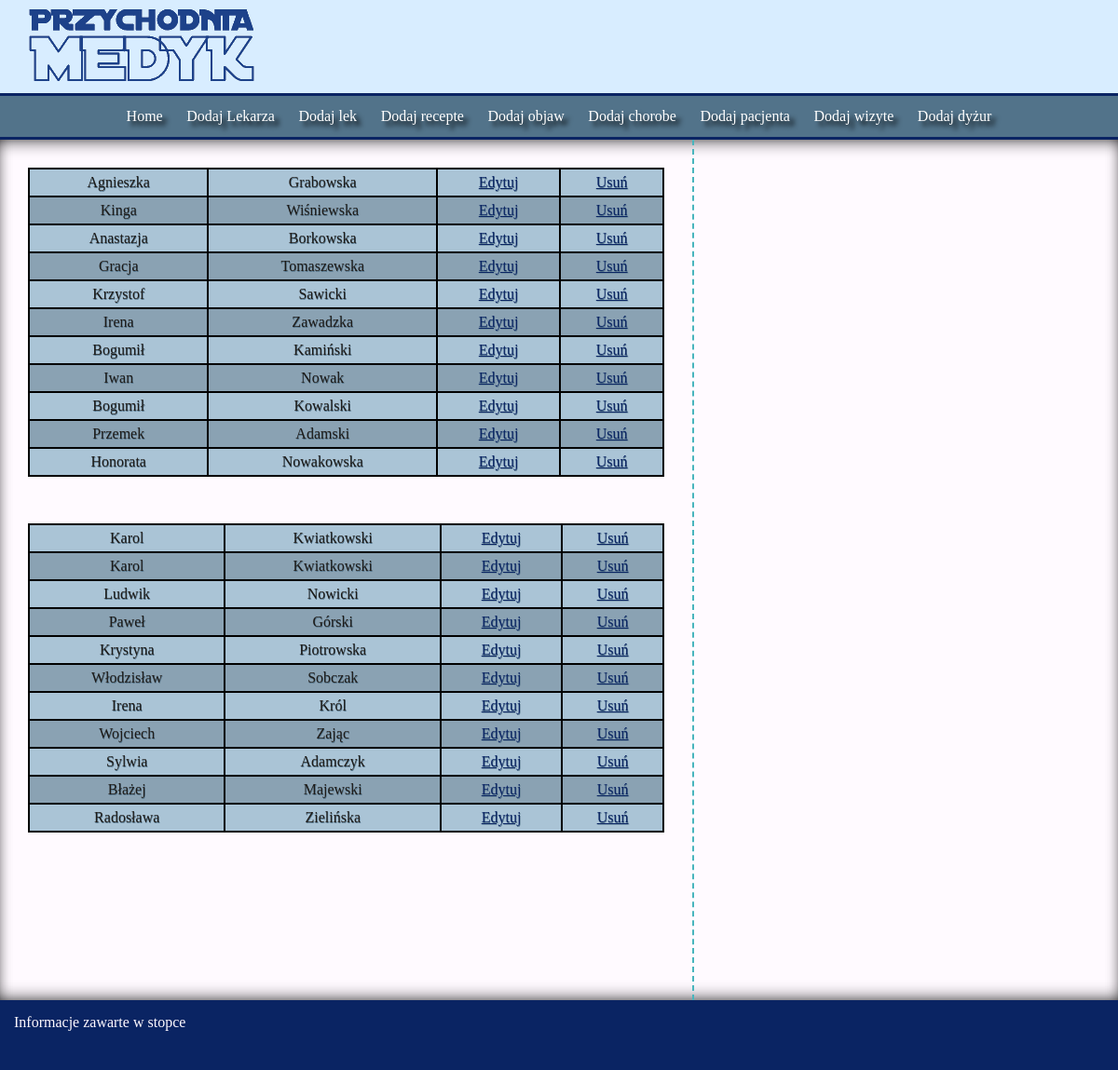
/, run on an earlier commit of the app's database.
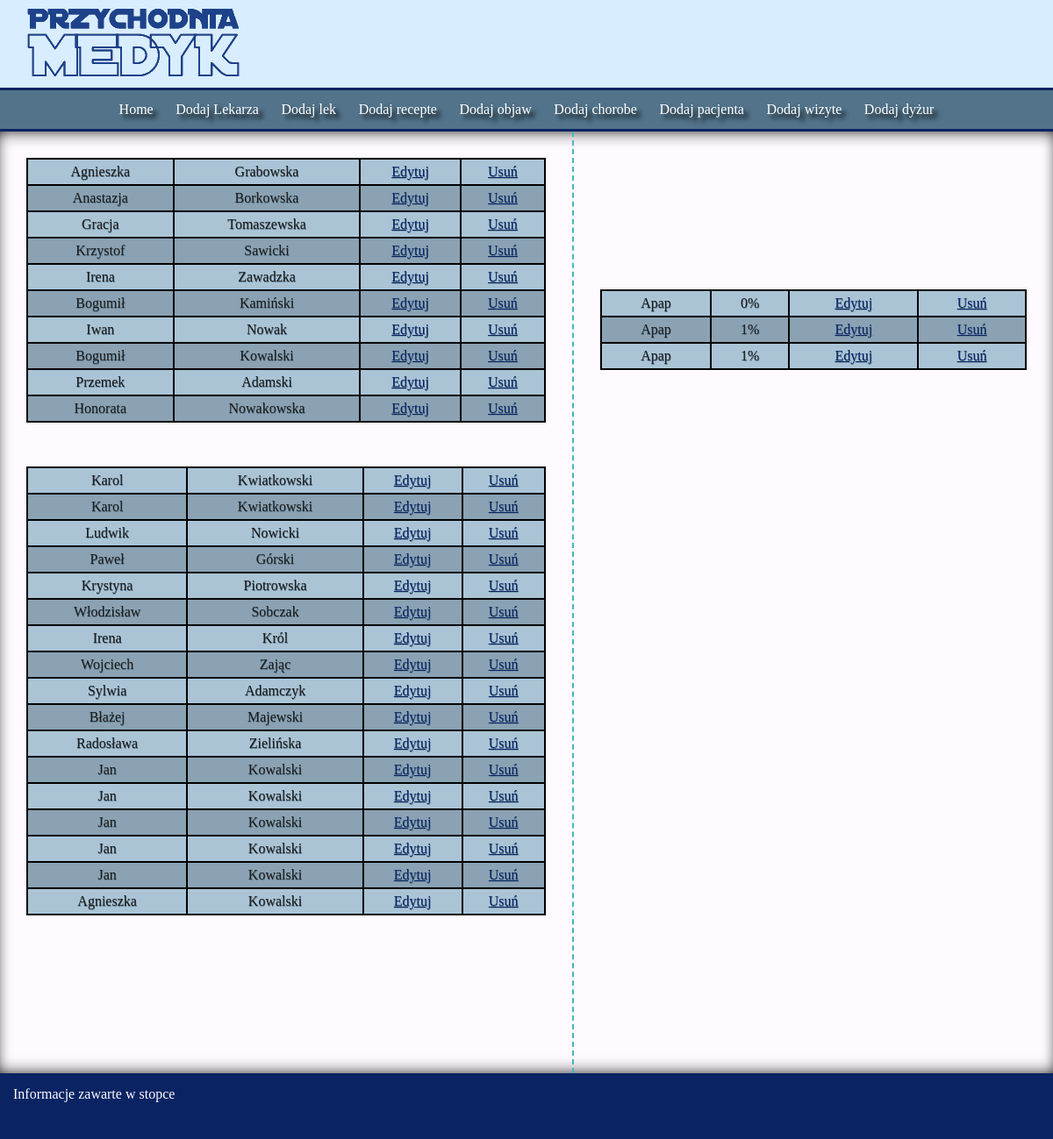
And on a later commit of the database.
### start/models.py (models this page shows, shortened)
class Pacjent(models.Model):
    imie = models.CharField(max_length=45)
    nazwisko = models.CharField(max_length=255)
    data_urodzenia = models.DateField()
    PESEL = models.CharField(max_length=11)
    idChoroba = models.ForeignKey(to=Choroba, on_delete=models.SET_NULL, blank=True, null=True)
    class Meta:
        verbose_name_plural = "Pacjent"

class Lekarz(models.Model):
    imie = models.CharField(max_length=45)
    nazwisko = models.CharField(max_length=255)
    dataUrodzenia = models.DateField()
    PESEL = models.CharField(max_length=11)
    specjalizacja = models.CharField(max_length=255, blank=True)
    class Meta:
        verbose_name_plural = "Lekarz"

class Lek(models.Model):
    nazwa = models.CharField(max_length=255)
    refundacja = models.SmallIntegerField(default=0)
    wymaganaRecepta = models.BooleanField()
    class Meta:
        verbose_name_plural = "Lek"

### start/views.py (the view)
# urls.py: path('', f_start),
def f_start(request):
    pacjenci = Pacjent.objects.all()
    lekarze = Lekarz.objects.all()
    leki = Lek.objects.all()
    recepty = Recepta.objects.all()
    objawy = Objaw.objects.all()
    choroby = Choroba.objects.all()
    wizyty = Wizyta.objects.all()
    dyzury = Dyzur.objects.all()
    return render(request, 'start.html', {'pacjenci_all':pacjenci, 'lekarze_all': lekarze,
    'leki_all': leki, 'recepta_all': recepty, 'objawy_all': objawy,
    'choroby_all': choroby, 'wizyty_all': wizyty, 'dyzury_all': dyzury
    })

### templates/start.html (shortened to what this page needs)
{% extends 'template.html' %}
{% block content %}
        <aside>
            <table>
            {% for item in pacjenci_all %}
                <tr> <td>{{item.imie}}</td> <td>{{item.nazwisko}}</td> <td><a href="{% url 'edytuj_pacjent' item.id %}">Edytuj</a></td> <td><a href="{% url 'usun_pacjent' item.id %}">Usuń</a></td></tr>
             {% endfor %}
            </table>
            <table>
            {% for item in lekarze_all %}
            <tr> <td>{{item.imie}}</td> <td>{{item.nazwisko}}</td> <td><a href="{% url 'edytuj_lekarz' item.id %}">Edytuj</a></td> <td><a href="{% url 'usun_lekarz' item.id %}">Usuń</a></td></tr>
            {% endfor %}
            </table>
        </aside>
        <aside>
            <table>
            {% for item in leki_all %}
            <tr> <td>{{item.nazwa}}</td> <td>{{item.refundacja}}%</td> <td><a href="{% url 'edytuj_lekarz' item.id %}">Edytuj</a></td> <td><a href="{% url 'usun_lekarz' item.id %}">Usuń</a></td></tr>
            {% endfor %}
            </table>
        </aside>
    </section>
    {% endblock %}

What changed in the data, as far as the page shows it:
removed Pacjent: imie "Kinga", nazwisko "Wiśniewska"
added Lekarz: imie "Jan", nazwisko "Kowalski"
added Lekarz: imie "Jan", nazwisko "Kowalski"
added Lekarz: imie "Jan", nazwisko "Kowalski"
added Lekarz: imie "Jan", nazwisko "Kowalski"
added Lekarz: imie "Jan", nazwisko "Kowalski"
added Lekarz: imie "Agnieszka", nazwisko "Kowalski"
added Lek: nazwa "Apap", refundacja "0"
added Lek: nazwa "Apap", refundacja "1"
added Lek: nazwa "Apap", refundacja "1"
